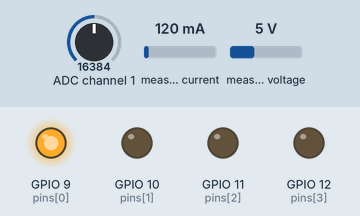
Recording of a program running on a simulated Raspberry Pi (BCM pin numbers). Shown: output pins drawn as LEDs (lit = HIGH). Inputs (shaded band) come from the test bench; at power-on: ADC channel 1 = 16384, measured current 120 mA, measured voltage 5 V (analog values on the 0–32767 scale). The clock reads 2024-03-15 10:24:30 at power-on unless the program sets it; files the program writes start out absent; threads take turns every 2 ms. At 8.1 s the program stops and its outputs stay as they are.

Above: at 0.1 s.
At 2.1 s:
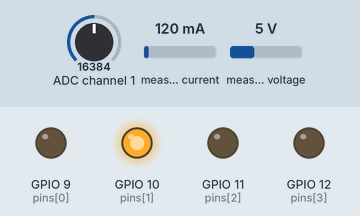
At 4.1 s:
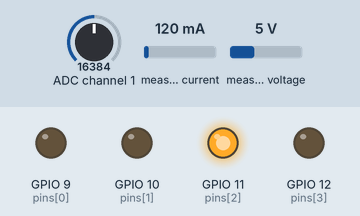
At 6.1 s:
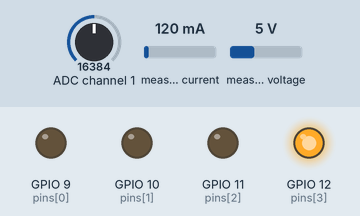
At 8.1 s:
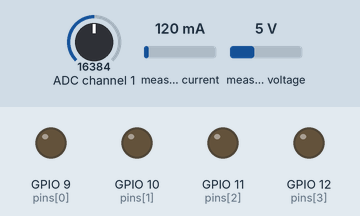
Timing chart, 0 to 9.6 s (numbered marks = the images above):
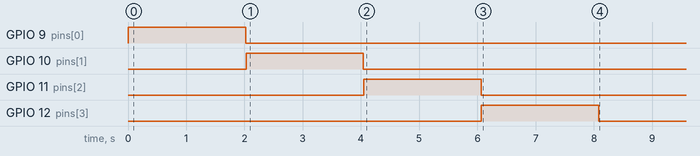

Measured:
- by itself, GPIO 9 (pins[0]): LOW → HIGH at 0.01 s, → LOW 2.0 s later
- by itself, GPIO 10 (pins[1]): LOW → HIGH at 2.0 s, → LOW 2.0 s later
- by itself, GPIO 11 (pins[2]): LOW → HIGH at 4.0 s, → LOW 2.0 s later
- by itself, GPIO 12 (pins[3]): LOW → HIGH at 6.1 s, → LOW 2.0 s later

The program:

Thread.py
```python
import sqlite3
import board
import busio
import RPi.GPIO as GPIO
import adafruit_ads1x15.ads1115 as ADS
from adafruit_ina219 import INA219
from adafruit_ads1x15.analog_in import AnalogIn
import threading
from datetime import datetime
import time

# Initialize the I2C bus
i2c = busio.I2C(board.SCL, board.SDA)

# Initialize the INA219 at address 0x45
ina219 = INA219(i2c, addr=0x45)

# Initialize the ADS1115 at address 0x49
ads = ADS.ADS1115(i2c, address=0x49)

# Define ADC channels
channel_0 = AnalogIn(ads, ADS.P0)
channel_1 = AnalogIn(ads, ADS.P1)
channel_2 = AnalogIn(ads, ADS.P2)
channel_3 = AnalogIn(ads, ADS.P3)

# Define shunt resistance in ohms
SHUNT_OHMS = 470

# Set up GPIO pins as output
pins = [9, 10, 11, 12]
GPIO.setmode(GPIO.BCM)
for pin in pins:
    GPIO.setup(pin, GPIO.OUT)
    GPIO.output(pin, GPIO.LOW)

# Initialize counters
iv = ov = ic = oc = ivRC = ovRC = p1 = p2 = 0
def create_database():
    """Create the database table if it does not exist."""
    conn = sqlite3.connect('voltage_measurements.db')
    cursor = conn.cursor()
    cursor.execute('''
        CREATE TABLE IF NOT EXISTS voltage_measurements (
            id INTEGER PRIMARY KEY AUTOINCREMENT,
            timestamp TEXT NOT NULL,
            Voltage_FXS REAL NOT NULL,
            Current_FXS REAL NOT NULL,
            RingVoltage REAL NOT NULL,
            Power REAL NOT NULL,
            voltage_FXS1 REAL NOT NULL,
            voltage_FXS2 REAL NOT NULL,
            current_FXS1 REAL NOT NULL,
            current_FXS2 REAL NOT NULL,
            RingVoltage1 REAL NOT NULL,
            RingVoltage2 REAL NOT NULL,
            Power1 REAL NOT NULL,
            Power2 REAL NOT NULL,
            state TEXT NOT NULL

        )
    ''')
    conn.commit()
    conn.close()

def read_voltage(stop_event):
    """Read voltage and save to the database."""
    global iv, ov
    conn = sqlite3.connect('voltage_measurements.db')
    cursor = conn.cursor()
    GPIO.output(9, GPIO.HIGH)
    try:
        while not stop_event.is_set():
            voltage = (channel_1.voltage + 0.7)* 10
            current = current = (channel_1.voltage * 1000 / SHUNT_OHMS)+15
            power = (ina219.power * 1000)+2
            timestamp = datetime.now().strftime('%Y-%m-%d %H:%M:%S')
            # Check if the voltage is within the range of 44 to 50
            if 44 <= voltage <= 50:
                state = "FXS voltage in average 47V rms"
                iv += 1
                cursor.execute('''
                INSERT INTO voltage_measurements (timestamp, Voltage_FXS, Current_FXS, RingVoltage, Power, voltage_FXS1,
                                                  voltage_FXS2, current_FXS1, current_FXS2, RingVoltage1, RingVoltage2,
                                                  Power1, Power2, state)
                VALUES (?, ?, ?, ?, ?, ?, ?, ?, ?, ?, ?, ?, ?, ?)
            ''', (timestamp, voltage, current, voltage, power, iv, ov, ic, oc, ivRC, ovRC, 0, 0, state))
            else:
                state ="Invalid 47V"
                ov += 1
            cursor.execute('''
                INSERT INTO voltage_measurements (timestamp, Voltage_FXS, Current_FXS, RingVoltage, Power, voltage_FXS1,
                                                  voltage_FXS2, current_FXS1, current_FXS2, RingVoltage1, RingVoltage2,
                                                  Power1, Power2, state)
                VALUES (?, ?, ?, ?, ?, ?, ?, ?, ?, ?, ?, ?, ?, ?)
            ''', (timestamp, voltage, current, voltage, power, iv, ov, ic, oc, ivRC, ovRC, 0, 0, state))
            conn.commit()
            time.sleep(2)
    finally:
        GPIO.output(9, GPIO.LOW)
        conn.close()


def read_current(stop_event):
    """Read current and save to the database."""
    global ic, oc
    conn = sqlite3.connect('voltage_measurements.db')
    cursor = conn.cursor()
    GPIO.output(10, GPIO.HIGH)
    try:
        while not stop_event.is_set():
            voltage = (channel_1.voltage + 0.7)* 10
            current = current = (channel_1.voltage * 1000 / SHUNT_OHMS)+15
            power = (ina219.power * 1000)+2
            timestamp = datetime.now().strftime('%Y-%m-%d %H:%M:%S')
            if 20 <= current <= 60:
                state = "FXS Current Valid"
                ic += 1
                cursor.execute('''
                INSERT INTO voltage_measurements (timestamp, Voltage_FXS, Current_FXS, RingVoltage, Power, voltage_FXS1,
                                                  voltage_FXS2, current_FXS1, current_FXS2, RingVoltage1, RingVoltage2,
                                                  Power1, Power2, state)
                VALUES (?, ?, ?, ?, ?, ?, ?, ?, ?, ?, ?, ?, ?, ?)
            ''', (timestamp, voltage, current,  voltage, power, iv, ov, ic, oc,ivRC, ovRC, 0, 0, state))
            else:
                state = "FXS Current Invalid"
                oc += 1
            cursor.execute('''
                INSERT INTO voltage_measurements (timestamp, Voltage_FXS, Current_FXS, RingVoltage, Power, voltage_FXS1,
                                                  voltage_FXS2, current_FXS1, current_FXS2, RingVoltage1, RingVoltage2,
                                                  Power1, Power2, state)
                VALUES (?, ?, ?, ?, ?, ?, ?, ?, ?, ?, ?, ?, ?, ?)
            ''', (timestamp, voltage, current,  voltage, power, iv, ov, ic, oc,ivRC, ovRC, 0, 0, state))
            conn.commit()
            time.sleep(2)
    finally:
        GPIO.output(10, GPIO.LOW)
        conn.close()


def read_voltage_RC(stop_event):
    """Read ring voltage and save to the database."""
    global ivRC, ovRC
    conn = sqlite3.connect('voltage_measurements.db')
    cursor = conn.cursor()
    GPIO.output(11, GPIO.HIGH)
    try:
        while not stop_event.is_set():
            voltage = (channel_1.voltage-0.2)* 10
            current = (channel_1.voltage * 1000 / SHUNT_OHMS)+15
            power = (ina219.power * 1000)+2
            timestamp = datetime.now().strftime('%Y-%m-%d %H:%M:%S')
            # Check if the voltage is within the range of 35 to 39
            if 35 <= voltage <= 39:
                state = "Ring voltage valid 35V"
                ivRC += 1
                # Insert the values into the database
                cursor.execute('''
                    INSERT INTO voltage_measurements (timestamp, Voltage_FXS, Current_FXS, RingVoltage, Power, voltage_FXS1,
                                                      voltage_FXS2, current_FXS1, current_FXS2, RingVoltage1, RingVoltage2,
                                                      Power1, Power2, state)
                    VALUES (?, ?, ?, ?, ?, ?, ?, ?, ?, ?, ?, ?, ?, ?)
                ''', (timestamp, voltage+7, current, voltage, power , iv, ov, ic, oc, ivRC, ovRC, p1, p2, state))
                conn.commit()
                break  # Exit the loop once the voltage is valid
            else:
                state =  "Ring voltage invalid"
                ovRC += 1
                cursor.execute('''
                    INSERT INTO voltage_measurements (timestamp, Voltage_FXS, Current_FXS, RingVoltage, Power, voltage_FXS1,
                                                      voltage_FXS2, current_FXS1, current_FXS2, RingVoltage1, RingVoltage2,
                                                      Power1, Power2, state)
                    VALUES (?, ?, ?, ?, ?, ?, ?, ?, ?, ?, ?, ?, ?, ?)
                ''', (timestamp, voltage+10, current, voltage, power , iv, ov, 0, 0, ivRC, ovRC,p1, p2, state))
                conn.commit()
            time.sleep(2)
    finally:
        GPIO.output(11, GPIO.LOW)
        conn.close()


def read_consumption(stop_event):
    """Read power consumption and save to the database."""
    global p1, p2
    conn = sqlite3.connect('voltage_measurements.db')
    cursor = conn.cursor()
    GPIO.output(12, GPIO.HIGH)

    try:
        while not stop_event.is_set():
            timestamp = datetime.now().strftime("%Y-%m-%d %H:%M:%S")
            voltage = (channel_1.voltage + 0.7)* 10
            current = (channel_1.voltage * 1000 / SHUNT_OHMS)+15
            power = (ina219.power * 1000)+2

            if 8 < power < 13:
                state ="Power valid"
                p1 += 1
                cursor.execute('''
                    INSERT INTO voltage_measurements (timestamp, Voltage_FXS, Current_FXS, RingVoltage, Power, voltage_FXS1,
                                                      voltage_FXS2, current_FXS1, current_FXS2, RingVoltage1, RingVoltage2,
                                                      Power1, Power2, state)
                    VALUES (?, ?, ?, ?, ?, ?, ?, ?, ?, ?, ?, ?, ?, ?)
                ''', (timestamp, voltage, current, voltage, power , iv, ov, ic, oc, ivRC, ovRC, p1, p2, state))
                conn.commit()
                break
            else:
                state = "Power invalid"
                p2 += 1
                cursor.execute('''
                    INSERT INTO voltage_measurements (timestamp, Voltage_FXS, Current_FXS, RingVoltage, Power, voltage_FXS1,
                                                      voltage_FXS2, current_FXS1, current_FXS2, RingVoltage1, RingVoltage2,
                                                      Power1, Power2, state)
                    VALUES (?, ?, ?, ?, ?, ?, ?, ?, ?, ?, ?, ?, ?, ?)
                ''', (timestamp, voltage, current, voltage, power , iv, ov, ic, oc, ivRC, ovRC, p1, p2, state))
                conn.commit()

            time.sleep(2)
    finally:
        GPIO.output(12, GPIO.LOW)
        conn.close()


# Main function to run the measurement loop
def main():
    create_database()
    try:
        stop_event = threading.Event()
        # Start voltage reading thread
        voltage_thread = threading.Thread(target=read_voltage, args=(stop_event,))
        voltage_thread.start()
        time.sleep(0.01)
        stop_event.set()
        voltage_thread.join()

        # Start current reading thread
        stop_event.clear()
        current_thread = threading.Thread(target=read_current, args=(stop_event,))
        current_thread.start()
        time.sleep(0.01)
        stop_event.set()
        current_thread.join()

        # Start voltage_RC reading thread
        stop_event.clear()
        voltageRC_thread = threading.Thread(target=read_voltage_RC, args=(stop_event,))
        voltageRC_thread.start()
        time.sleep(0.009)
        stop_event.set()
        voltageRC_thread.join()

        # Start power consumption reading thread
        stop_event.clear()
        consumption_thread = threading.Thread(target=read_consumption, args=(stop_event,))
        consumption_thread.start()
        time.sleep(0.008)
        stop_event.set()
        consumption_thread.join()

    except KeyboardInterrupt:
        stop_event.set()
    finally:
        GPIO.cleanup()

if __name__ == "__main__":
    main()
```
